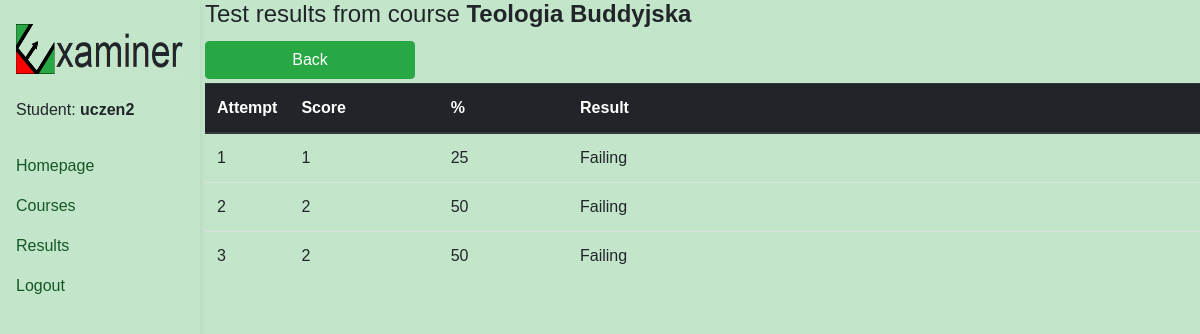
The app's page /en/student/course/results/445 (signed in), older data.
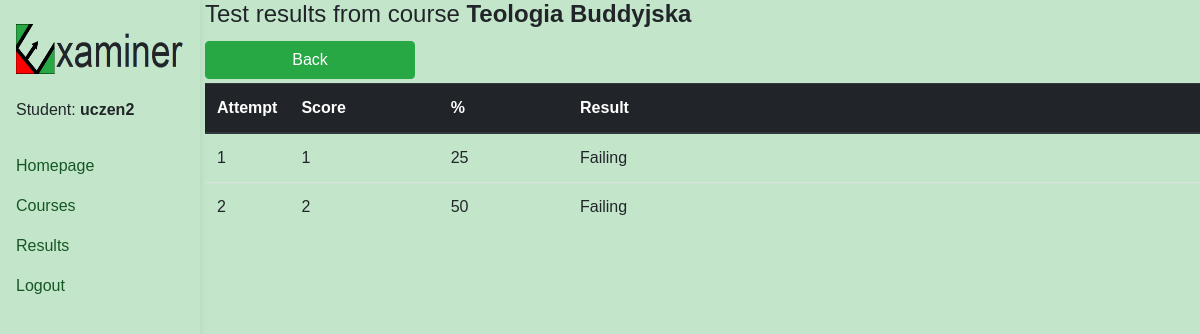
The same page, newer data.
### exam/models.py (models this page shows, shortened)
class Course(models.Model):
    students = models.ManyToManyField(User)
    name = models.CharField(max_length = 100)
    multiple_answer_questions = models.BooleanField(default=False)
    time = models.PositiveSmallIntegerField(default=0)
    question_amount = models.PositiveSmallIntegerField(default=0)
    lesson_amount = models.PositiveSmallIntegerField(default=0)
    attempt_amount = models.PositiveSmallIntegerField(default=3)
    test_ready = models.BooleanField(default=False)
    passing_score = models.PositiveSmallIntegerField(default=0)
    category = models.CharField(max_length=100, default="")
    platform = models.ForeignKey(Platform, on_delete = models.CASCADE, blank=True, null=True)

class Result(models.Model):
    course = models.ForeignKey(Course, on_delete = models.CASCADE)
    student = models.ForeignKey(User, on_delete = models.CASCADE)
    finished = models.BooleanField(default = False)
    current_score = models.PositiveSmallIntegerField(default = False)
    current_question = models.PositiveSmallIntegerField(default = 1)
    question_order = models.CharField(max_length=2000, null=True)
    start_time = models.DateTimeField(auto_now_add=True)
    end_time = models.DateTimeField(null=True)
    passed = models.BooleanField(default = False)

### student/views.py (the view)
# urls.py: path("course/results/<int:pk>", StudentResultView.as_view(), name="course-results"),
class StudentResultView(LoginRequiredMixin, View):
    template_name = "student_result_view.html"
    def get(self, request, *args, **kwargs):
        platform = Platform.objects.get(users=request.user)
        course = get_object_or_404(Course, pk=self.kwargs["pk"])
        results = Result.objects.filter(course=course, student=request.user)
        perc = []
        for result in results:
            perc.append(round(100*result.current_score/course.question_amount))
        context = {"course" : course,
                   "results" : zip(results, perc),
                   "platform" : platform}
        return render(request, self.template_name, context)

### student/templates/student_result_view.html
{% extends "student_base.html" %}
{% load i18n %}
{% block content %}
<h4>{% trans "Test results from course" %} <b>{{course.name}}</b></h4>
<a href="{% url 'student:results-general' %}">
  <button class="btn btn-success mt-1 mb-1 myButton" id="back">
    {% trans "Back" %}
  </button>
</a>
<table class="table">
  <thead class="thead-dark">
    <tr>
      <th width="6%" scope="col">{% trans "Attempt" %}</th>
      <th width="15%" scope="col">{% trans "Score" %}</th>
      <th width="13%" scope="col">%</th>
      <th scope="col">{% trans "Result" %}</th>
    </tr>
  </thead>
  <tbody>
    {% for result, perc in results %}
    <tr>
      <td>{{forloop.counter}}</td>
      <td id="score_{{course.name}}_{{forloop.counter}}">{{result.current_score}}</td>
      <td id="perc_{{course.name}}_{{forloop.counter}}">{{perc}}</td>
      <td id="status_{{course.name}}_{{forloop.counter}}">{% if result.passed %} {% trans "Passing" %} {% else %}
         {% trans "Failing" %} {% endif %}</td>
    </tr>
    {% endfor %}
  </tbody>
</table>
{% endblock %}

### student/templates/student_base.html (shortened to what this page needs)
{% load static %}
{% load i18n %}
<!DOCTYPE html>
<html lang="en">
<head>
  <link rel="stylesheet" href="https://cdn.jsdelivr.net/npm/bootstrap@4.0.0/dist/css/bootstrap.min.css">
  <link rel="stylesheet" type="text/css" href="{% static 'css/general.css' %}"/>
</head>
<body>
  <header>
    <nav id="sidebarMenu" class="collapse d-lg-block sidebar collapse bg-transparent">
      <div class="position-sticky">
        <div class="list-group list-group-flush mx-3 mt-4">
          {% if platform.logo|length == 0 %}
          <img src="{% static 'img/logo3.png' %}" height="50" width="170"/>
          {% else %}
          <img class="side_logo" src="/media/logos/{{platform.logo}}"/>
          {% endif %}
          <span>&nbsp</span>
          <span id="current_username">Student: <b>{{request.user.username}}</b></span>
          <span>&nbsp</span>
          {% if nav_var == "homepage" %}
          <a href="{% url 'exam:home-redirect' %}" class="list-group-item-success list-group-item-action py-2 ripple active" aria-current="true">
            <i class="fas fa-tachometer-alt fa-fw me-3"></i><span>{% trans "Homepage" %}</span>
          </a>
          {% else %}
          <a href="{% url 'exam:home-redirect' %}" class="list-group-item-success list-group-item-action py-2 ripple" aria-current="true">
            <span>{% trans "Homepage" %}</span>
          </a>
          {% endif %}
          {% if nav_var == "search_course" %}
          <a href="{% url 'student:student-search-course' %}" class="list-group-item-success list-group-item-action py-2 ripple active" aria-current="true" id="nav_courses">
            <i class="fas fa-tachometer-alt fa-fw me-3"></i><span>{% trans "Courses" %}</span>
          </a>
          {% else %}
          <a href="{% url 'student:student-search-course' %}" class="list-group-item-success list-group-item-action py-2 ripple" aria-current="true" id="nav_courses">
            <span>{% trans "Courses" %}</span>
          </a>
          {% endif %}
          {% if nav_var == "results" %}
          <a href="{% url 'student:results-general' %}" class="list-group-item-success list-group-item-action py-2 ripple active" aria-current="true" id="nav_results">
            <i class="fas fa-tachometer-alt fa-fw me-3"></i><span>{% trans "Results" %}</span>
          </a>
          {% else %}
          <a href="{% url 'student:results-general' %}" class="list-group-item-success list-group-item-action py-2 ripple" aria-current="true" id="nav_results">
            <span>{% trans "Results" %}</span>
          </a>
          {% endif %}
          <a href="{% url 'exam:logout' %}" class="list-group-item-success list-group-item-action py-2 ripple" aria-current="true" id="logout">
            <span>{% trans "Logout" %}</span>
          </a>
        </div>
      </div>
    </nav>
  </header>
  <div class ="ml-cont">
    {% block content %}{% endblock %}
  </div>
  </body>
</html>

### static/css/general.css (style rules this page uses)
body { font-family: Arial; background-color: rgb(195, 230, 203); }
.myButton { width: 210px; }
.ml-cont { margin-left: 205px; }
.sidebar { position: fixed; top: 0; bottom: 0; left: 0; box-shadow: 0 2px 5px 0 rgb(0 0 0 / 5%), 0 2px 10px 0 rgb(0 0 0 / 5%); width: 200px; z-index: 600; }

Row changes from the older to the newer data that the page shows:
removed Result: current_score "2", perc "50"
